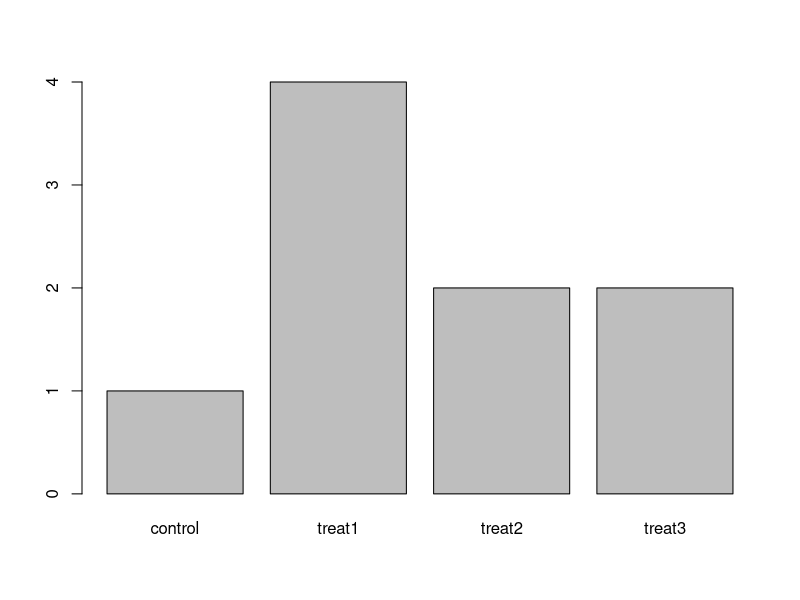
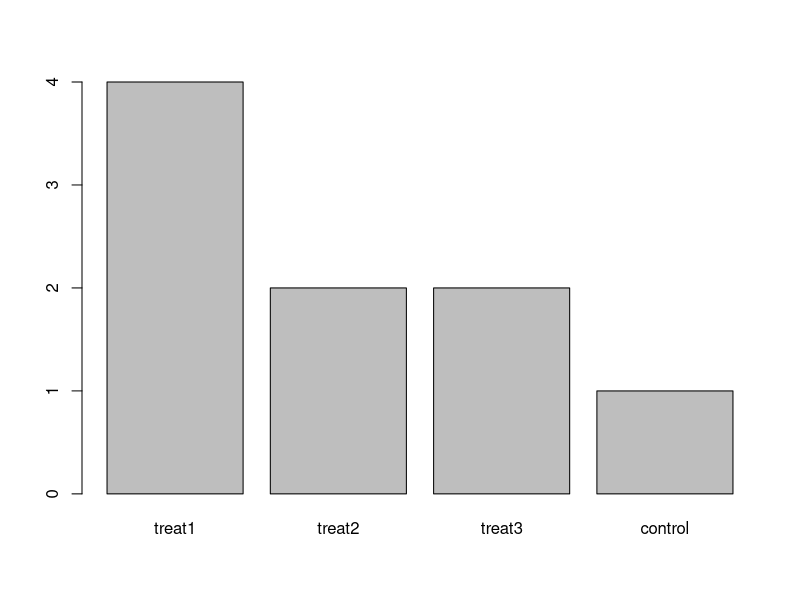

R code for these plots, in order:
## ---- chunk 1
# Looking at metadata
## ---- chunk 2
metadata <- read.csv('data/Ecoli_metadata.csv')
## ---- chunk 3
(metadata <- read.csv('data/Ecoli_metadata.csv'))
## ---- chunk 4
head(metadata)
## ---- chunk 5
str(metadata)
## ---- chunk 6
### Factors
## ---- chunk 7
str(metadata)
## ---- chunk 8
## Question: How can you recreate this plot but by having "control"
## being listed last instead of first?
exprmt <- factor(c("treat1", "treat2", "treat1", "treat3", "treat1", "control",
                   "treat1", "treat2", "treat3"))
table(exprmt)
barplot(table(exprmt))
## ---- chunk 9
exprmt <- factor(exprmt, levels=c("treat1", "treat2", "treat3", "control"))
barplot(table(exprmt))
